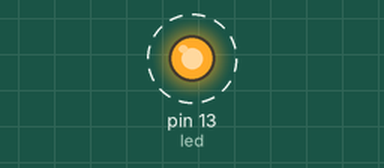
Bench run of a program on a simulated MicroPython board. Parts: output pins drawn as LEDs (lit = HIGH). Dashed ring = blinking. What the program prints to the serial console is not drawn.

Above: at 0.5 s.
Timing chart, 0 to 4.6 s (numbered marks = the images above):
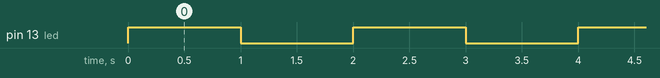

The program:

main.py
```python
# (licence header left out)
import time

import machine

led = machine.Pin(13, machine.Pin.OUT)

print("==================================================")
print("  Arduino26 MicroPython / CircuitPython Ready     ")
print("==================================================")

while True:
    led.value(1)
    print("[+] LED state: HIGH")
    time.sleep(1)

    led.value(0)
    print("[+] LED state: LOW")
    time.sleep(1)

# file micropython/main.py ends
```

Measured:
- by itself, pin 13 (led): alternates HIGH for 1.0 s and LOW for 1.0 s
